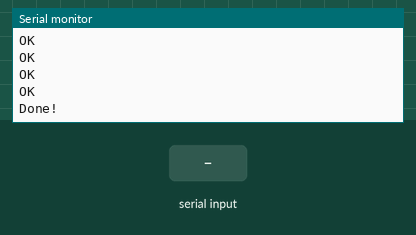
The sketch below on a simulated Arduino Uno, built with avr-gcc and run on an emulated ATmega328P. On the bench: the last lines printed to the serial monitor. The test bench sets the inputs (shaded band). The modem accepts every AT command (registered, SIM ready, sends succeed) and sends nothing else.

Above: at 7.2 s.
7.3 s: "D2\n" received over the second serial link
At 8.5 s:
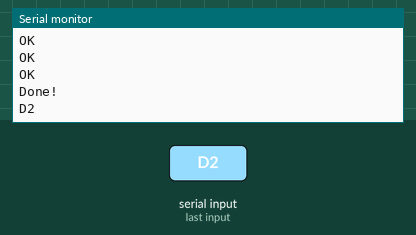
8.8 s: "1\n" received over the second serial link
At 9.9 s:
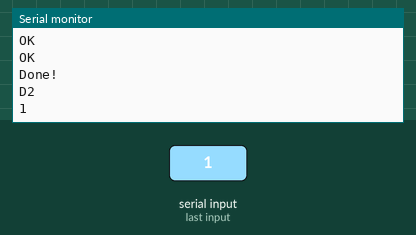

The sketch:

BT_Configuration.ino
```cpp
/*
 * Read through and run this configuration file if your BT script does not play nicely with MATLAB. Note
 * that MATLAB expects to configure your HC-05 to 115200 baud. Ideally this is done in MATLAB via the CL:
 *
 * > arduinosetup
 *
 * But unfortunately as of now MATLAB doesn't send the correct serial commands to the board to properly
 * configure the HC-05 on their end. You will never be able to declare an Arduino object to utilize the
 * existing libraries direcly in MATLAB, for example:
 *
 * > a = arduino('btspp://0018E4400006', 'Uno');
 * > rEncoder = rotaryEncoder(a, 'D2', 'D3', '600');
 *
 * If it were that simple, then MATLAB probably fixed this issue and you probably wouldn't need to use
 * this code anyways. See this post explaining the issue:
 * https://www.mathworks.com/matlabcentral/answers/407123-solved-initializing-bluetooth-hc-05-to-arduino-connection-r2018a
 *
 * Note: Different models like the ZS-040 require different procedures to get into AT-programming mode,
 * see this: http://www.martyncurrey.com/arduino-with-hc-05-bluetooth-module-at-mode/
*/

//  The possible baudrates are (AT commands to modify baud-rate, see BT_Configuration.ino):
//    #define NEW_BAUD "AT+UART=1200,0,0\r\n" //-------1200
//    #define NEW_BAUD "AT+UART=2400,0,0\r\n" //-------2400
//    #define NEW_BAUD "AT+UART=4800,0,0\r\n" //-------4800
//    #define NEW_BAUD "AT+UART=9600,0,0\r\n" //-------9600 - Default for HC-06, possibly for HC-05 too
//    #define NEW_BAUD "AT+UART=19200,0,0\r\n" //------19200
//    #define NEW_BAUD "AT+UART=38400,0,0\r\n" //------38400 - Some HC-05 vendors set this rate as default
//    #define NEW_BAUD "AT+UART=57600,0,0\r\n" //------57600 - Johnny-five speed
      #define NEW_BAUD "AT+UART=115200,0,0\r\n" //-----115200 - MATLAB rate
//    #define NEW_BAUD "AT+UART=230400,0,0\r\n" //-----230400
//    #define NEW_BAUD "AT+UART=460800,0,0\r\n" //-----460800
//    #define NEW_BAUD "AT+UART=921600,0,0\r\n" //-----921600
//    #define NEW_BAUD "AT+UART=1382400,0,0\r\n" //----1382400


#define NEW_NAME "HC-05"  // If this is changed, update the MATLAB script

// If you haven't configured your device before use this
#define BLUETOOTH_SPEED 38400   // This is the default baudrate that HC-05 uses, you'll have to
                                // experiment since some vendors use 9600 baud

// If you are modifying your existing configuration, try this:
// #define BLUETOOTH_SPEED 57600
// Or try this:
// #define BLUETOOTH_SPEED 9600

// Best practice to prefer soft-serial over actual TX/RX.
#include <SoftwareSerial.h>

// Swap RX/TX connections on bluetooth chip.
//   Pin 10 --> Bluetooth TX (blue)
//   Pin 11 --> Bluetooth RX (green)
SoftwareSerial mySerial(10, 11); // RX, TX

void setup() {
  //pinMode(9, OUTPUT);  // this pin will pull the HC-05 pin 34 (key pin) HIGH to switch module to AT mode
  //digitalWrite(9, HIGH);  // For certain models only
  Serial.begin(38400);
  //while (!Serial) {
  //  ; // Wait for serial port to connect. Needed for Leonardo only
  //}
  Serial.println("Starting config");
  mySerial.begin(BLUETOOTH_SPEED);
  delay(1000);

  // Should respond with OK.
  mySerial.print("AT\r\n");       // Notice both 'newline' and 'carriage return' are required. If using
  waitForResponse();              // serial monitor, ensure baud reflects 'Serial' and ends with Both CR+NL.

  // Should respond with its version.
  mySerial.print("AT+VERSION\r\n");
  waitForResponse();

  // Set pin to 1234 (default PW for any HC-05).
  mySerial.print("AT+PSWD=\"1234\"\r\n"); // This is very important! MATLAB gets this part wrong and
  waitForResponse();                      // forgets the " marks, so the built-in configuration will
                                          // fail and never green-light the 'arduinosetup' directly
                                          // from an HC-05 module (as of 4/5/2019).

  // Set the name to some new name (see top).
  String rnc = String("AT+NAME=") + String(NEW_NAME) + String("\r\n");
  mySerial.print(rnc);
  waitForResponse();

//  String settings = String("AT+UART?") + String("\r\n");
//  mySerial.print(settings);
//  waitForResponse();

  // Set baudrate to some new baud-rate.
  mySerial.print("AT+UART=115200,0,0\r\n");
  waitForResponse();

  Serial.println("Done!");
  /* If all you see on the Serial monitor is "Starting config" and "Done!" the baud-rate
    for either the Serial and/or mySerial are not right. Make sure mySerial reflects the
    settings of your module. */
}

void waitForResponse() {
    delay(1000);
    while (mySerial.available()) {
      Serial.write(mySerial.read());
    }
    Serial.write("\n");
}

void loop() {
  while (mySerial.available()) {
      Serial.write(mySerial.read());
    }
  }
```

Measured:
- after the input at 7.3 s, the serial monitor: prints a new line at once (image 1)
- after the input at 8.8 s, the serial monitor: prints a new line at once (image 2)
